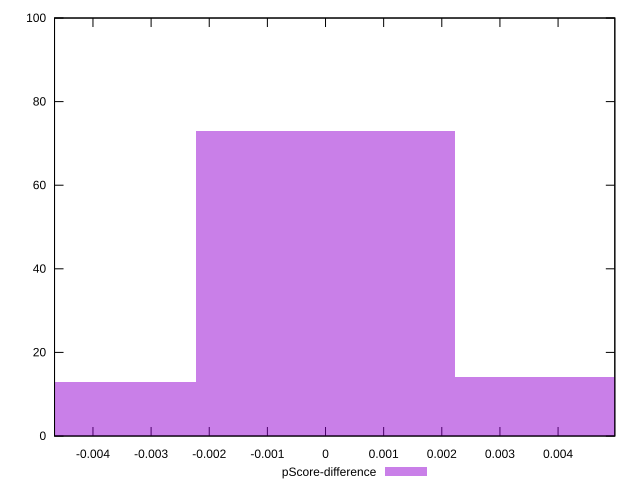

Generate this figure with gnuplot:
reset

$pScoreDifference <<EOF
0.004446467126420424 14
0 73
-0.004446467126420424 13
EOF

set key outside below
set boxwidth 0.004446467126420424
set xrange [-0.004661055949397299:0.004976157947471924]
set yrange [0:100]
set trange [0:100]
set style fill transparent solid 0.5 noborder
set terminal svg size 640, 490 enhanced background rgb 'white'
set output "report/report_00029_2021-02-24T13-36-40.390Z/estimated-input-latency/samples/music/pScore-difference/histogram.svg"

plot $pScoreDifference title "pScore-difference" with boxes

reset
